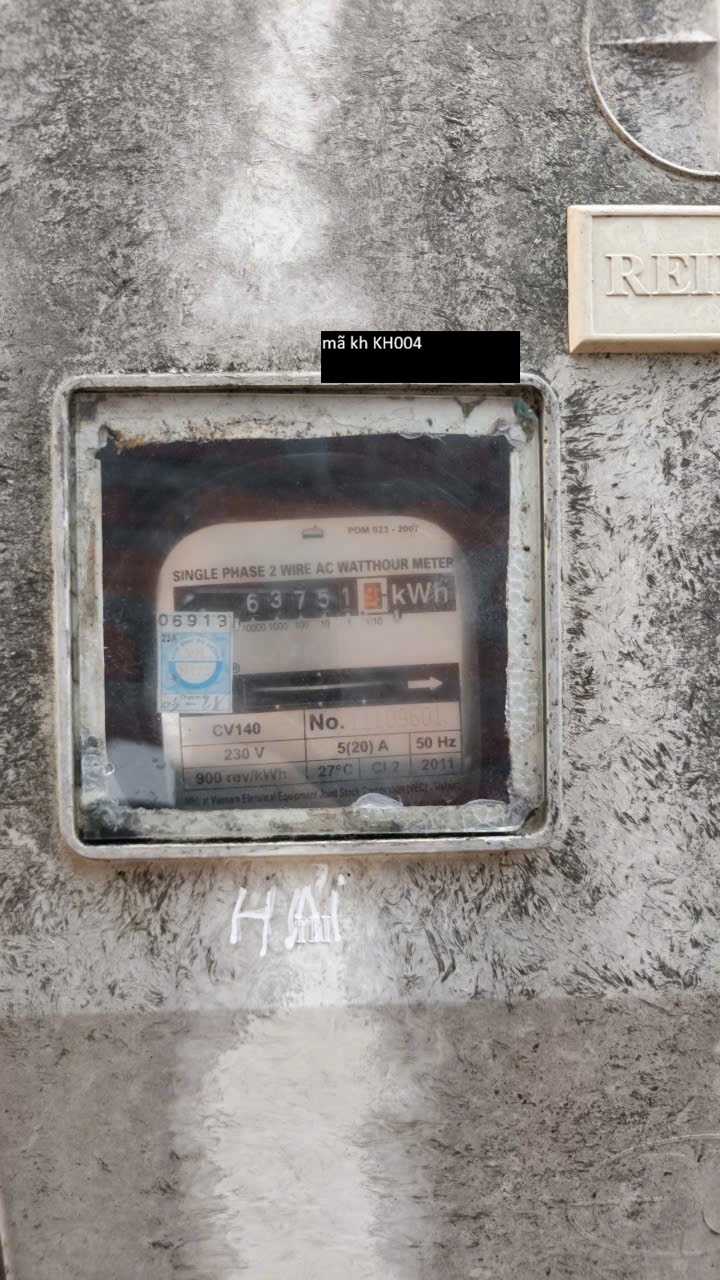
#> input picture data/snapshot/storage/original/2026/09/09e84345-5a35-4370-966c-eb15378ed606/b4614ea1-d47f-41be-adbe-e901bb85dc3c.jpg, 720 x 1280 px
$ python -i tesseract.py   (imports and definitions only)
#> lines starting #> are read from the running program, lines starting #| are printed output that depends on the picture; after the words box and inside, x2 and y2 are one past the last pixel; in counts of white or black regions, pixels touching at a corner belong together
#> further down, picture is the input picture: shape (1280, 720, 3); mean B, G, R 138.7, 142.4, 147
"""Small, dependency-free wrapper around the Tesseract CLI bundled in the worker."""

from dataclasses import dataclass
from pathlib import Path

# The executable is fixed and invoked with an argument list; shell execution is disabled.
from subprocess import run  # nosec B404
from tempfile import TemporaryDirectory

import cv2
import numpy as np


@dataclass(frozen=True)
class OcrCandidate:
    text: str
    confidence: float


# [49 lines left out: function read, not called in this run]


def enhanced_variants(image: np.ndarray) -> list[np.ndarray]:
    gray = cv2.cvtColor(image, cv2.COLOR_BGR2GRAY) if image.ndim == 3 else image.copy()
    scale = max(1.0, 1400 / max(gray.shape))
#> scale = 1.09
    if scale > 1.0:
        gray = cv2.resize(gray, None, fx=scale, fy=scale, interpolation=cv2.INTER_CUBIC)
#> gray: shape (1400, 788)
    clahe = cv2.createCLAHE(clipLimit=2.5, tileGridSize=(8, 8)).apply(gray)
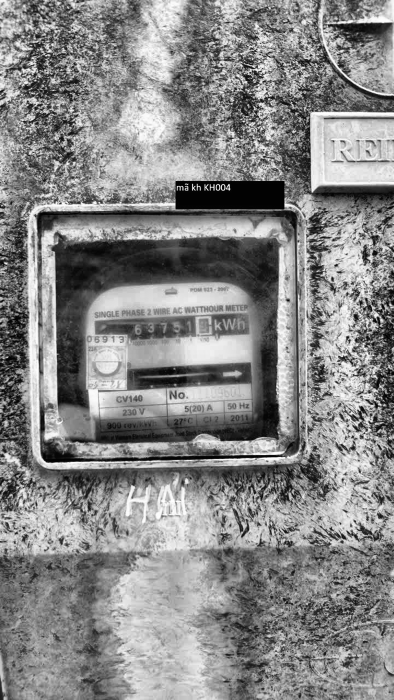
#> clahe: shape (1400, 788) (shown at 1/2 size); min 0, max 255, mean 134.9
    sharpened = cv2.addWeighted(
        clahe, 1.7, cv2.GaussianBlur(clahe, (0, 0), 2.0), -0.7, 0
    )
    _, otsu = cv2.threshold(sharpened, 0, 255, cv2.THRESH_BINARY + cv2.THRESH_OTSU)
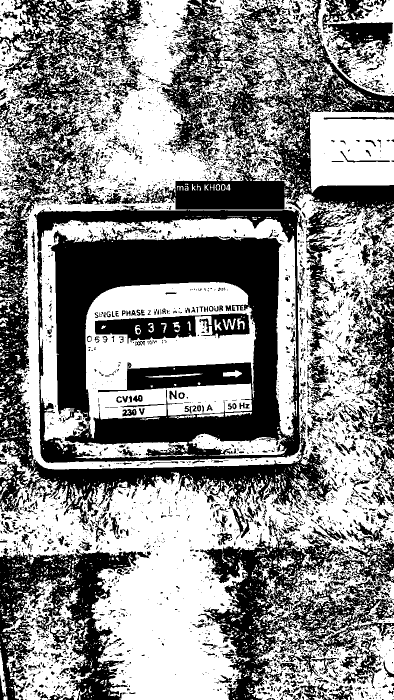
#> otsu: shape (1400, 788) (shown at 1/2 size); 55.3% white; 4423 black regions (3699 under 20 px), largest, box (x1, y1, x2, y2) and area: (0, 0, 788, 1076) 279701, (396, 1032, 788, 1400) 45747, (0, 1096, 273, 1400) 37077
    threshold = cv2.adaptiveThreshold(
        sharpened, 255, cv2.ADAPTIVE_THRESH_GAUSSIAN_C, cv2.THRESH_BINARY, 31, 9
    )
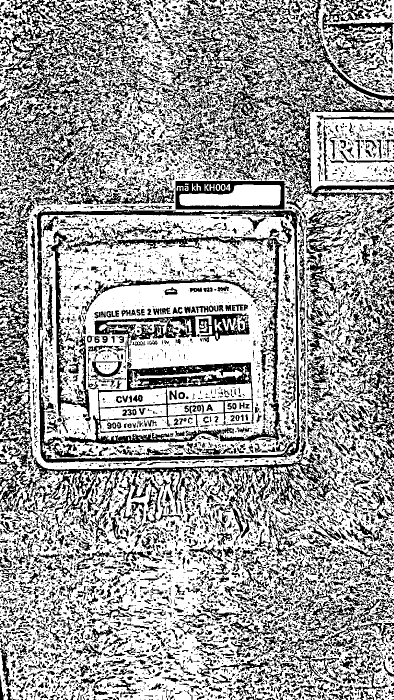
#> threshold: shape (1400, 788) (shown at 1/2 size); 63.1% white; 8237 black regions (6040 under 20 px), largest, box (x1, y1, x2, y2) and area: (0, 7, 257, 373) 21665, (128, 473, 566, 892) 18992, (0, 868, 664, 1066) 17745
    return [sharpened, otsu, threshold]

>>> import cv2
>>> picture = cv2.imread('../../data/snapshot/storage/original/2026/09/09e84345-5a35-4370-966c-eb15378ed606/b4614ea1-d47f-41be-adbe-e901bb85dc3c.jpg')
>>> result = enhanced_variants(picture)
#> result = 3 items
